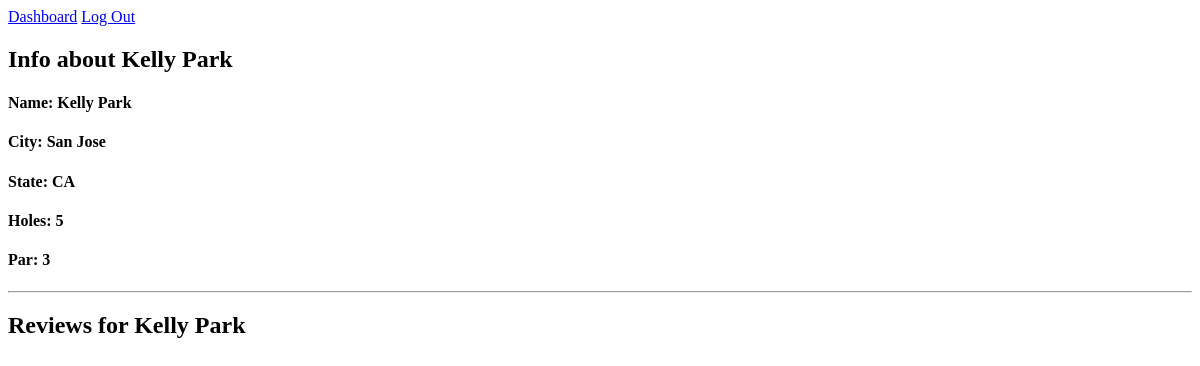
/course/8, run on an earlier commit of the app's database.
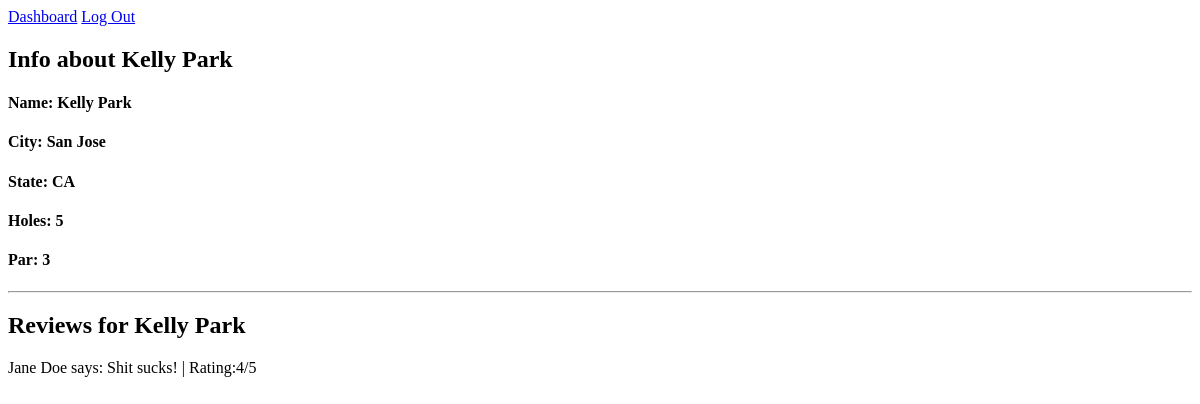
And on a later commit of the database.
### main/models.py (models this page shows)
class Course(models.Model):
    name = models.CharField(max_length=255)
    city = models.CharField(max_length=255)
    state = models.CharField(max_length=255)
    number_of_holes = models.IntegerField()
    par = models.IntegerField()
    liked_by = models.ManyToManyField(User, related_name="liked_courses")
    create_at = models.DateTimeField(auto_now_add=True)
    updated_at = models.DateTimeField(auto_now=True)
    objects = CourseManager()

class Review(models.Model):
    content = models.CharField(max_length=255)
    rating = models.IntegerField()
    author = models.ForeignKey(User, related_name="reviews_left", on_delete=models.CASCADE)
    course_for = models.ForeignKey(Course, related_name="reviews", on_delete=models.CASCADE)
    create_at = models.DateTimeField(auto_now_add=True)
    updated_at = models.DateTimeField(auto_now=True)

class User(models.Model):
    fname = models.CharField(max_length=656)
    lname = models.CharField(max_length=656)
    email = models.CharField(max_length=656)
    password = models.CharField(max_length=656)
    create_at = models.DateTimeField(auto_now_add=True)
    updated_at = models.DateTimeField(auto_now=True)
    objects = UserManager()

### main/views.py (the view)
# urls.py: path('course/<int:course_id>', views.one_course),
def one_course(request, course_id):
    context = {
        'course': Course.objects.get(id=course_id)
    }
    return render(request, "one_course.html", context)

### main/templates/one_course.html (shortened to what this page needs)
<!DOCTYPE html>
<html lang="en">
<head>
</head>
<body>
    <a href="/dashboard">Dashboard</a>
    <a href="/logout">Log Out</a>
    <h2>Info about {{course.name}}</h2>
    <h4>Name: {{course.name}}</h4>
    <h4>City: {{course.city}}</h4>
    <h4>State: {{course.state}}</h4>
    <h4>Holes: {{course.number_of_holes}}</h4>
    <h4>Par: {{course.par}}</h4>
    <hr>
    <h2>Reviews for {{course.name}}</h2>
    {% for review in course.reviews.all %}
        <p>{{review.author.fname}} {{review.author.lname}} says: {{review.content}} | Rating:{{review.rating}}/5</p>
    {% endfor %}
</body>
</html>

What changed in the data, as far as the page shows it:
added Review: author.fname "Jane", author.lname "Doe", content "Shit sucks!", rating "4"
